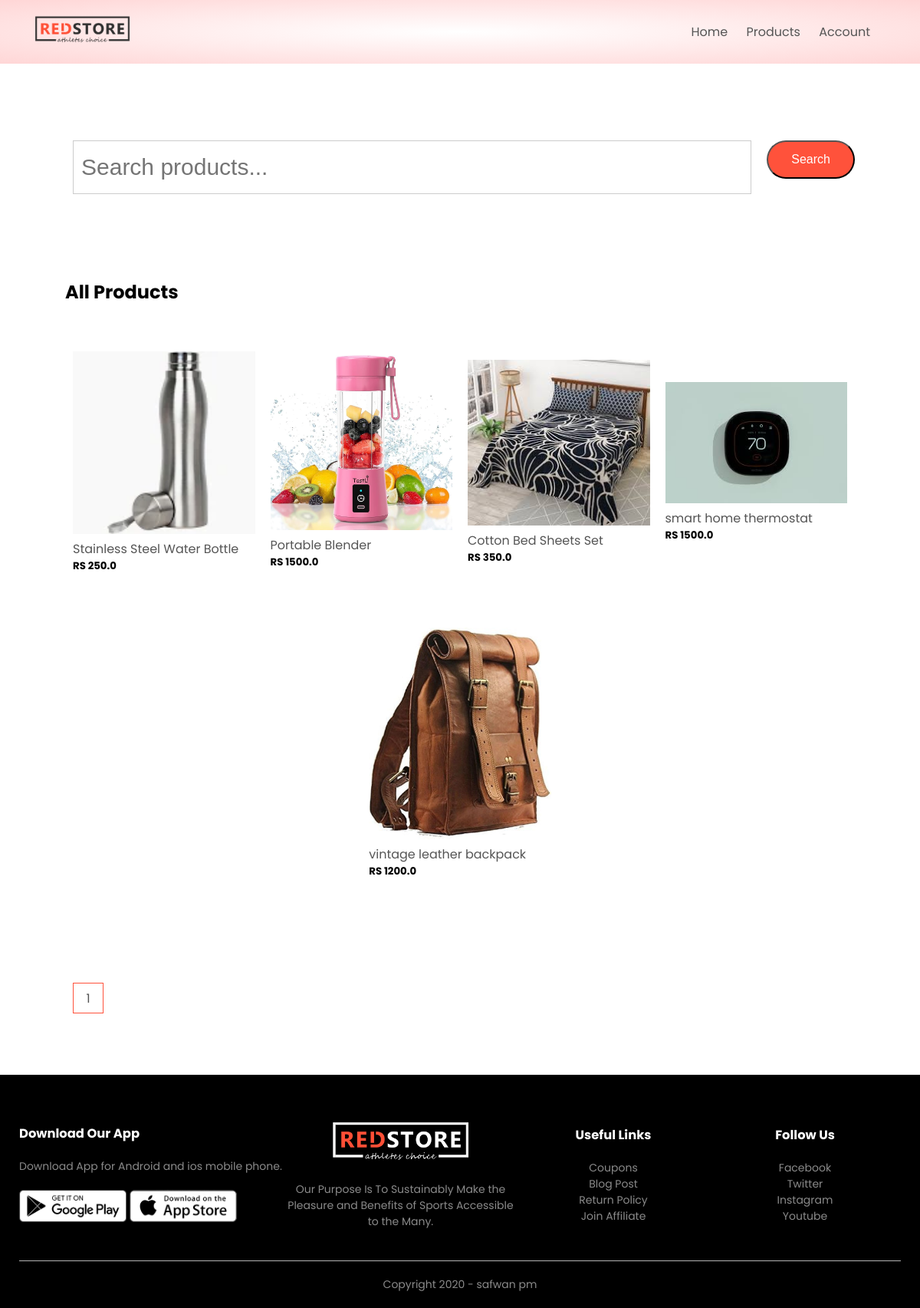
Screenshot of /products_list/ with the database file from the repository.
### products/models.py (models this page shows, shortened)
class Product(models.Model):
    LIVE=1
    DELETE=0
    DELETE_CHOICES=((LIVE,'live'),(DELETE,'Delete'))
    title=models.CharField(max_length=200)
    price=models.FloatField()
    description=models.TextField()
    image=models.ImageField(upload_to='media/')
    priority=models.IntegerField(default=0)
    create_at=models.DateTimeField(auto_now_add=True)
    upated_at=models.DateTimeField(auto_now=True)

### products/views.py (the view)
def list_products(request):
    query = request.GET.get('q', '')
    page = request.GET.get('page', 1)
    if query:
        products_list = Product.objects.filter(title__icontains=query).order_by('priority')
    else:
        products_list = Product.objects.order_by('priority')
    product_paginator = Paginator(products_list, 16)
    products_list = product_paginator.get_page(page)
    context = {
        'products': products_list,
        'query': query
    }
    return render(request, 'products.html', context)

### products/templatetags/chunks.py (called while the page is built)
@register.filter(name='chunks')
def chunks(list_data,chunk_size):
    chunk=[]
    i=0
    for data in list_data:
        chunk.append(data)
        i=i+1
        if i==chunk_size:
            yield chunk
            i=0
            chunk=[]
    if chunk:
        yield chunk

### templates/products.html
{% extends 'blank_layout.html'%}
{% block content %}
{% include 'products_list.html' %}
{% endblock content %}

### templates/blank_layout.html (shortened to what this page needs)
{% load static %}
<!DOCTYPE html>
<html lang="en">
<head>
    <link rel="stylesheet" href="{% static 'css/style.css' %}">
    <link rel="stylesheet" href="https://stackpath.bootstrapcdn.com/font-awesome/4.7.0/css/font-awesome.min.css">
</head>
<body>
    <div class="header">
        <div class="container">
            {% include 'menu.html' %}
        </div>
    </div>
            {% block content %}
            {% endblock content %}
    <div class="footer">
        <div class="container">
            <div class="row">
                <div class="footer-col-1">
                    <h3>Download Our App</h3>
                    <p>Download App for Android and ios mobile phone.</p>
                    <div class="app-logo">
                        <img src="{% static 'images/play-store.png' %}">
                        <img src="{% static 'images/app-store.png' %}">
                    </div>
                </div>
                <div class="footer-col-2">
                    <img src="{% static 'images/logo-white.png' %}">
                    <p>Our Purpose Is To Sustainably Make the Pleasure and Benefits of Sports Accessible to the Many.
                    </p>
                </div>
                <div class="footer-col-3">
                    <h3>Useful Links</h3>
                    <ul>
                        <li>Coupons</li>
                        <li>Blog Post</li>
                        <li>Return Policy</li>
                        <li>Join Affiliate</li>
                    </ul>
                </div>
                <div class="footer-col-4">
                    <h3>Follow Us</h3>
                    <ul>
                        <li>Facebook</li>
                        <li>Twitter</li>
                        <li>Instagram</li>
                        <li>Youtube</li>
                    </ul>
                </div>
            </div>
            <hr>
            <p class="copyright">Copyright 2020 - safwan pm</p>
        </div>
    </div>
</body>
</html>

### templates/menu.html (shortened to what this page needs)
{% load static %}
<div class="navbar">
    <div class="logo">
        <a href="index.html"><img src="{% static 'images/logo.png' %}" alt="logo" width="125px"></a>
    </div>
    <nav>
        <ul id="MenuItems">
            <li><a href="{% url 'home' %}">Home</a></li>
            <li><a href="{% url 'list_products' %}">Products</a></li>
            {% if not user.is_authenticated %}
            <li><a href="{% url 'account' %}">Account</a></li>
            {% else %}
            <li><a href="{% url 'orders' %}">My Orders</a></li>
            <li><a href="{% url 'logout' %}">LogOut</a></li>
            {% endif %}
        </ul>
    </nav>
</div>

### templates/products_list.html (shortened to what this page needs)
{% load static %}
{% load chunks %}
<div class="small-container">
    <div class="search_bar">
        <form method="GET" action="{% url 'list_products' %}" style="display: flex; align-items: center;">
            <input class="search_bar" type="text" name="q" placeholder="Search products..." value="{{ query }}">
            <button class="btn_search" type="submit">Search</button>
        </form>
        </div>
    <div class="row row-2">
        <h2>All Products</h2>
    </div>
    {% for product_chunks in products|chunks:4 %}
    <div class="row">
        {% for product in product_chunks %}
        <div class="col-4">
            <a href="{% url 'detail_product' product.id %}"><img src="{{ product.image.url}}"></a>
            <h4>{{product.title}}</h4>
            <h5>RS {{product.price}}</5>
        </div>
        {% endfor %}
        </div>
    {% endfor %}
    <br><br><br>
    <div class="page-btn">
        {% for i in products.paginator.page_range %}
        <a href="?page={{i}}"><span>{{i}}</span></a>
        {% endfor %}
    </div>
</div>

### static/css/style.css (style rules this page uses)
* { margin: 0; padding: 0; box-sizing: border-box; }
body { font-family: 'Poppins', sans-serif; }
.navbar { display: flex; align-items: center; padding: 20px; }
nav { flex: 1; text-align: right; }
nav ul { display: inline-block; list-style-type: none; }
nav ul li { display: inline-block; margin-right: 20px; }
a { text-decoration: none; color: #555; }
p { color: #555; }
.container { max-width: 1300px; margin: auto; padding-left: 25px; padding-right: 25px; }
.row { display: flex; align-items: center; flex-wrap: wrap; justify-content: space-around; }
.header { background: radial-gradient(#fff,#ffd6d6); }
.small-container { max-width: 1080px; margin: auto; padding-left: 25px; padding-right: 25px; }
.col-4 { flex-basis: 25%; padding: 10px; min-width: 200px; margin-bottom: 50px; transition: transform 0.5s; }
.col-4 img { width: 100%; }
h4 { color: #555; font-weight: normal; }
.footer { background: black; color: #8a8a8a; font-size: 14px; padding: 60px 0 20px; height: auto; }
.footer p { color: #8a8a8a; }
.footer h3 { color: #fff; margin-bottom: 20px; }
.footer-col-1, .footer-col-2, .footer-col-3, .footer-col-4 { min-width: 250px; margin-bottom: 20px; }
.footer-col-1 { flex-basis: 30%; }
.footer-col-2 { flex: 1; text-align: center; }
.footer-col-2 img { width: 180px; margin-bottom: 20px; }
.footer-col-3, .footer-col-4 { flex-basis: 12%; text-align: center; }
ul { list-style-type: none; }
.app-logo { margin-top: 20px; }
.app-logo img { width: 140px; }
.footer hr { border: none; background: #b5b5b5; height: 1px; margin: 20px 0; }
.copyright { text-align: center; }
.row-2 { justify-content: space-between; margin: 100px auto 50px; }
.page-btn { margin: 0 auto 80px; }
.page-btn span { display: inline-block; border: 1px solid #ff523b; margin-left: 10px; width: 40px; height: 40px; text-align: center; line-height: 40px; cursor: pointer; }
form input { width: 100%; height: 30px; margin: 10px 0; padding: 0 10px; border: 1px solid #ccc; }
.search_bar input { margin-left: 10px; width: 100%; height: 70px; margin-top: 100px; font-size: 30px; }
.btn_search { display: inline-block; background: #ff523b; color: white; padding: 8px 30px; margin: 30px 0; border-radius: 30px; transition: background 0.5s; height: 50px; margin-top: 100px; margin-left: 20px; font-size: 16px; }

### rows the page displays
Product: image (picture), title "Stainless Steel Water Bottle", price "250.0"
Product: image (picture), title "Portable Blender", price "1500.0"
Product: image (picture), title "Cotton Bed Sheets Set", price "350.0"
Product: image (picture), title "smart home thermostat", price "1500.0"
Product: image (picture), title "vintage leather backpack", price "1200.0"

### other values shown
{{ i }} "1"
